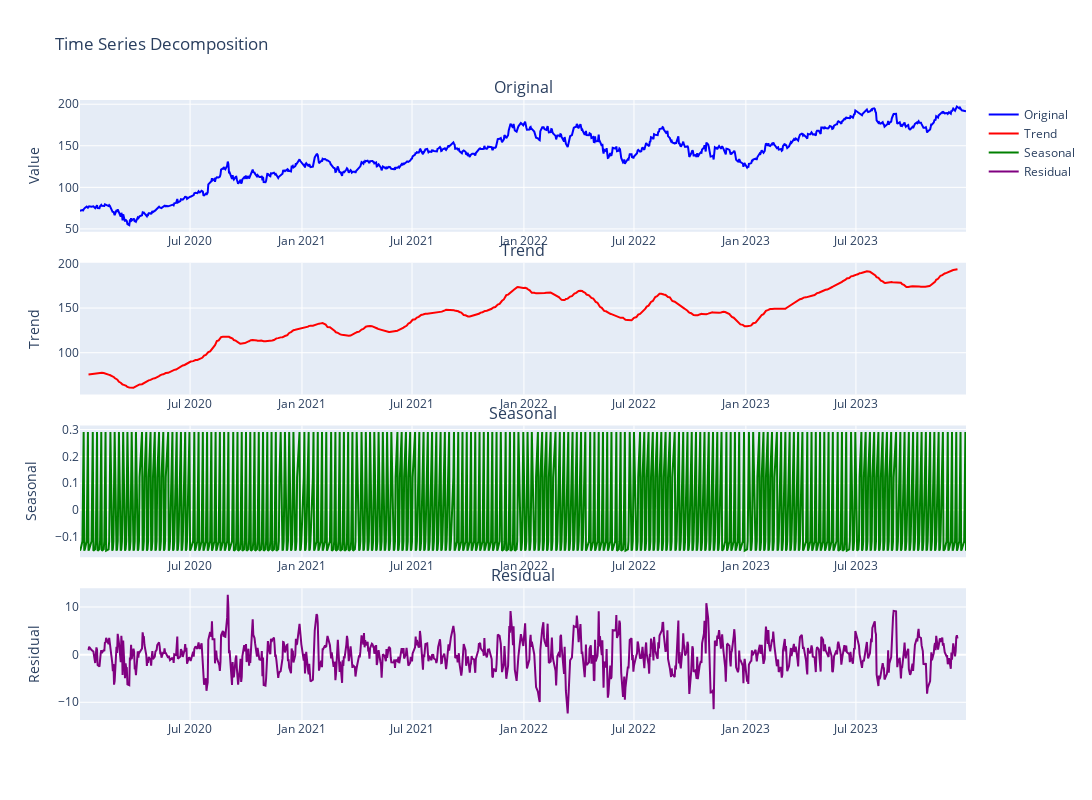
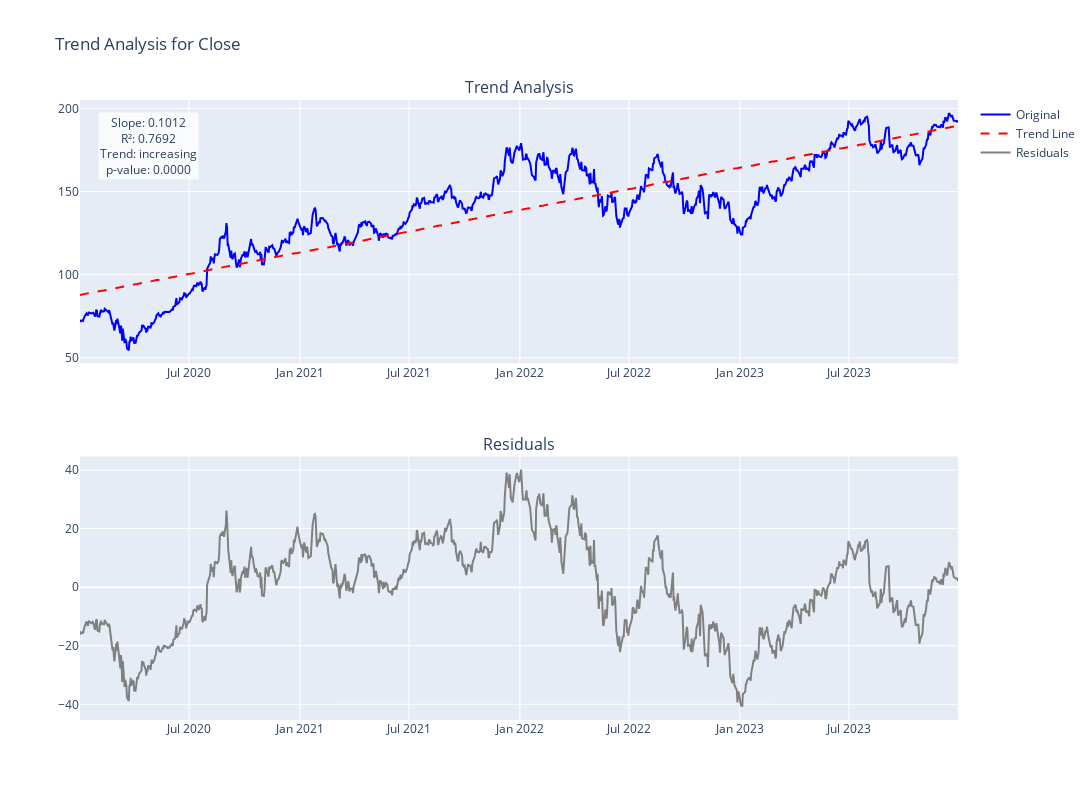

The code cell stored with these charts, in order, in its notebook:
### Markdown cell above
## 3. Time Series Decomposition
Let's decompose our series into trend, seasonal, and residual components.

### Code cell
# Perform decomposition
decomp_fig = viz.plot_decomposition('Close')
decomp_fig.show()

# Plot trend analysis
trend_fig = viz.plot_trend_analysis('Close')
trend_fig.show()

### Figure 1 — Plotly figure (JSON) as saved in the notebook; plotly's stock layout.template omitted (floating-point values rounded to 4 significant figures; data arrays with more than 128 entries replaced by an {"elided": "..."} marker saying what was removed)
{"data": [{"line": {"color": "blue"}, "name": "Original", "type": "scatter", "x": {"elided": "1006 str values"}, "xaxis": "x", "y": {"elided": "1006 float values"}, "yaxis": "y"}, {"line": {"color": "red"}, "name": "Trend", "type": "scatter", "x": {"elided": "1006 str values"}, "xaxis": "x2", "y": {"elided": "1006 float values"}, "yaxis": "y2"}, {"line": {"color": "green"}, "name": "Seasonal", "type": "scatter", "x": {"elided": "1006 str values"}, "xaxis": "x3", "y": {"elided": "1006 float values"}, "yaxis": "y3"}, {"line": {"color": "purple"}, "name": "Residual", "type": "scatter", "x": {"elided": "1006 str values"}, "xaxis": "x4", "y": {"elided": "1006 float values"}, "yaxis": "y4"}], "layout": {"annotations": [{"font": {"size": 16}, "showarrow": false, "text": "Original", "x": 0.5, "xanchor": "center", "xref": "paper", "y": 1, "yanchor": "bottom", "yref": "paper"}, {"font": {"size": 16}, "showarrow": false, "text": "Trend", "x": 0.5, "xanchor": "center", "xref": "paper", "y": 0.7375, "yanchor": "bottom", "yref": "paper"}, {"font": {"size": 16}, "showarrow": false, "text": "Seasonal", "x": 0.5, "xanchor": "center", "xref": "paper", "y": 0.475, "yanchor": "bottom", "yref": "paper"}, {"font": {"size": 16}, "showarrow": false, "text": "Residual", "x": 0.5, "xanchor": "center", "xref": "paper", "y": 0.2125, "yanchor": "bottom", "yref": "paper"}], "height": 800, "showlegend": true, "title": {"text": "Time Series Decomposition"}, "width": 1200, "xaxis": {"anchor": "y", "domain": [0, 1]}, "xaxis2": {"anchor": "y2", "domain": [0, 1]}, "xaxis3": {"anchor": "y3", "domain": [0, 1]}, "xaxis4": {"anchor": "y4", "domain": [0, 1]}, "yaxis": {"anchor": "x", "domain": [0.7875, 1], "title": {"text": "Value"}}, "yaxis2": {"anchor": "x2", "domain": [0.525, 0.7375], "title": {"text": "Trend"}}, "yaxis3": {"anchor": "x3", "domain": [0.2625, 0.475], "title": {"text": "Seasonal"}}, "yaxis4": {"anchor": "x4", "domain": [0, 0.2125], "title": {"text": "Residual"}}}}

### Figure 2 — Plotly figure (JSON) as saved in the notebook; plotly's stock layout.template omitted (floating-point values rounded to 4 significant figures; data arrays with more than 128 entries replaced by an {"elided": "..."} marker saying what was removed)
{"data": [{"line": {"color": "blue"}, "name": "Original", "type": "scatter", "x": {"elided": "1006 str values"}, "xaxis": "x", "y": {"elided": "1006 float values"}, "yaxis": "y"}, {"line": {"color": "red", "dash": "dash"}, "name": "Trend Line", "type": "scatter", "x": {"elided": "1006 str values"}, "xaxis": "x", "y": {"elided": "1006 float values"}, "yaxis": "y"}, {"line": {"color": "gray"}, "name": "Residuals", "type": "scatter", "x": {"elided": "1006 str values"}, "xaxis": "x2", "y": {"elided": "1006 float values"}, "yaxis": "y2"}], "layout": {"annotations": [{"font": {"size": 16}, "showarrow": false, "text": "Trend Analysis", "x": 0.5, "xanchor": "center", "xref": "paper", "y": 1, "yanchor": "bottom", "yref": "paper"}, {"font": {"size": 16}, "showarrow": false, "text": "Residuals", "x": 0.5, "xanchor": "center", "xref": "paper", "y": 0.425, "yanchor": "bottom", "yref": "paper"}, {"bgcolor": "rgba(255,255,255,0.8)", "showarrow": false, "text": "Slope: 0.1012<br>R²: 0.7692<br>Trend: increasing<br>p-value: 0.0000", "x": 0.02, "xref": "paper", "y": 0.98, "yref": "paper"}], "height": 800, "showlegend": true, "title": {"text": "Trend Analysis for Close"}, "width": 1200, "xaxis": {"anchor": "y", "domain": [0, 1]}, "xaxis2": {"anchor": "y2", "domain": [0, 1]}, "yaxis": {"anchor": "x", "domain": [0.575, 1]}, "yaxis2": {"anchor": "x2", "domain": [0, 0.425]}}}
